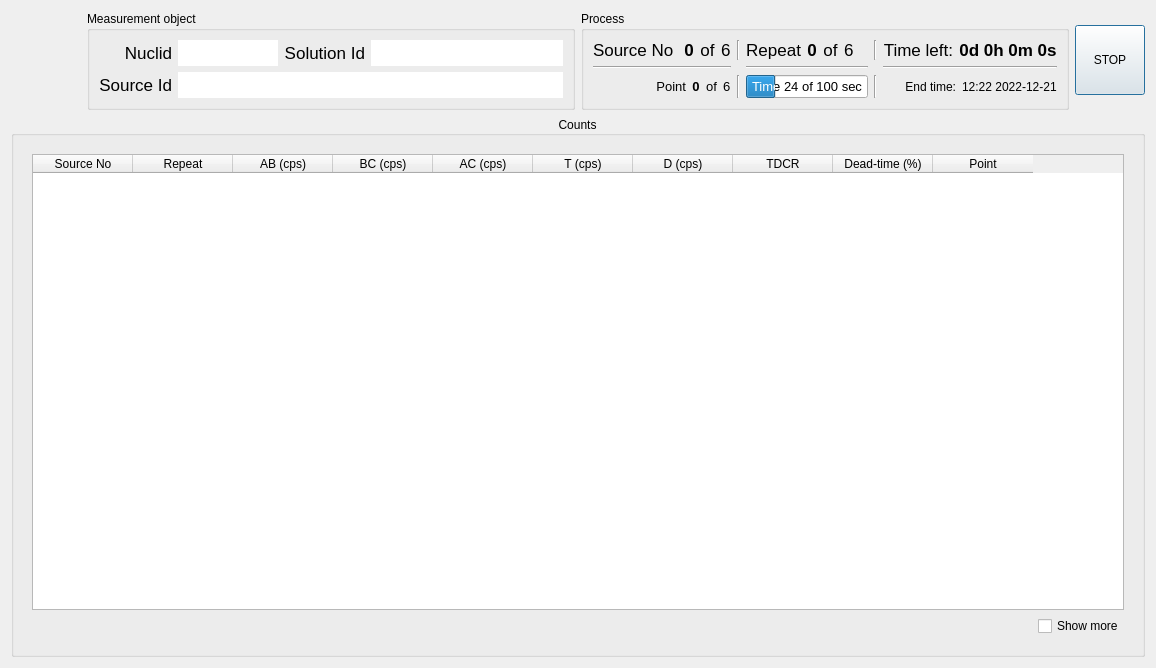
<?xml version="1.0" encoding="UTF-8"?>
<ui version="4.0">
 <class>DialogMeasurementProcess</class>
 <widget class="QDialog" name="DialogMeasurementProcess">
  <property name="geometry">
   <rect>
    <x>0</x>
    <y>0</y>
    <width>1156</width>
    <height>668</height>
   </rect>
  </property>
  <property name="windowTitle">
   <string>Measurement process - TripleReg</string>
  </property>
  <layout class="QGridLayout" name="gridLayout_7">
   <item row="0" column="0">
    <layout class="QGridLayout" name="gridLayout_3">
     <item row="0" column="0">
      <widget class="QLabel" name="logo_label">
       <property name="minimumSize">
        <size>
         <width>70</width>
         <height>60</height>
        </size>
       </property>
       <property name="maximumSize">
        <size>
         <width>70</width>
         <height>70</height>
        </size>
       </property>
       <property name="text">
        <string/>
       </property>
       <property name="pixmap">
        <pixmap resource="resources.qrc">:/logo_tripleReg.png</pixmap>
       </property>
       <property name="scaledContents">
        <bool>true</bool>
       </property>
      </widget>
     </item>
     <item row="0" column="1">
      <widget class="QGroupBox" name="groupBox_2">
       <property name="title">
        <string>Measurement object</string>
       </property>
       <layout class="QGridLayout" name="gridLayout_2">
        <item row="0" column="0">
         <widget class="QLabel" name="label_22">
          <property name="font">
           <font>
            <pointsize>13</pointsize>
           </font>
          </property>
          <property name="text">
           <string>Nuclid</string>
          </property>
          <property name="alignment">
           <set>Qt::AlignRight|Qt::AlignTrailing|Qt::AlignVCenter</set>
          </property>
         </widget>
        </item>
        <item row="0" column="1">
         <widget class="QLineEdit" name="nuclide_lineEdit">
          <property name="sizePolicy">
           <sizepolicy hsizetype="Preferred" vsizetype="Fixed">
            <horstretch>0</horstretch>
            <verstretch>0</verstretch>
           </sizepolicy>
          </property>
          <property name="maximumSize">
           <size>
            <width>100</width>
            <height>16777215</height>
           </size>
          </property>
          <property name="font">
           <font>
            <pointsize>13</pointsize>
            <weight>75</weight>
            <bold>true</bold>
           </font>
          </property>
          <property name="text">
           <string/>
          </property>
          <property name="frame">
           <bool>false</bool>
          </property>
          <property name="alignment">
           <set>Qt::AlignCenter</set>
          </property>
          <property name="readOnly">
           <bool>true</bool>
          </property>
         </widget>
        </item>
        <item row="0" column="2">
         <widget class="QLabel" name="label_23">
          <property name="font">
           <font>
            <pointsize>13</pointsize>
           </font>
          </property>
          <property name="text">
           <string>Solution Id</string>
          </property>
          <property name="alignment">
           <set>Qt::AlignRight|Qt::AlignTrailing|Qt::AlignVCenter</set>
          </property>
         </widget>
        </item>
        <item row="0" column="3">
         <widget class="QLineEdit" name="solutionId_lineEdit">
          <property name="font">
           <font>
            <pointsize>13</pointsize>
            <weight>75</weight>
            <bold>true</bold>
           </font>
          </property>
          <property name="text">
           <string/>
          </property>
          <property name="frame">
           <bool>false</bool>
          </property>
          <property name="alignment">
           <set>Qt::AlignCenter</set>
          </property>
          <property name="readOnly">
           <bool>true</bool>
          </property>
         </widget>
        </item>
        <item row="1" column="0">
         <widget class="QLabel" name="label_24">
          <property name="font">
           <font>
            <pointsize>13</pointsize>
           </font>
          </property>
          <property name="text">
           <string>Source Id</string>
          </property>
          <property name="alignment">
           <set>Qt::AlignRight|Qt::AlignTrailing|Qt::AlignVCenter</set>
          </property>
         </widget>
        </item>
        <item row="1" column="1" colspan="3">
         <widget class="QLineEdit" name="sourceId_lineEdit">
          <property name="font">
           <font>
            <pointsize>13</pointsize>
           </font>
          </property>
          <property name="frame">
           <bool>false</bool>
          </property>
          <property name="alignment">
           <set>Qt::AlignCenter</set>
          </property>
          <property name="readOnly">
           <bool>true</bool>
          </property>
         </widget>
        </item>
       </layout>
      </widget>
     </item>
     <item row="0" column="2">
      <widget class="QGroupBox" name="groupBox">
       <property name="title">
        <string>Process</string>
       </property>
       <layout class="QGridLayout" name="gridLayout">
        <item row="2" column="2">
         <widget class="QProgressBar" name="currTime_progressBar">
          <property name="font">
           <font>
            <pointsize>10</pointsize>
           </font>
          </property>
          <property name="value">
           <number>24</number>
          </property>
          <property name="alignment">
           <set>Qt::AlignCenter</set>
          </property>
          <property name="format">
           <string>Time %v of %m sec</string>
          </property>
         </widget>
        </item>
        <item row="0" column="1">
         <widget class="Line" name="line">
          <property name="orientation">
           <enum>Qt::Vertical</enum>
          </property>
         </widget>
        </item>
        <item row="2" column="1">
         <widget class="Line" name="line_2">
          <property name="orientation">
           <enum>Qt::Vertical</enum>
          </property>
         </widget>
        </item>
        <item row="0" column="0">
         <layout class="QHBoxLayout" name="horizontalLayout">
          <item>
           <widget class="QLabel" name="label">
            <property name="sizePolicy">
             <sizepolicy hsizetype="Expanding" vsizetype="Preferred">
              <horstretch>0</horstretch>
              <verstretch>0</verstretch>
             </sizepolicy>
            </property>
            <property name="font">
             <font>
              <pointsize>13</pointsize>
             </font>
            </property>
            <property name="text">
             <string>Source No </string>
            </property>
            <property name="alignment">
             <set>Qt::AlignRight|Qt::AlignTrailing|Qt::AlignVCenter</set>
            </property>
           </widget>
          </item>
          <item>
           <widget class="QLabel" name="currSource_label">
            <property name="font">
             <font>
              <pointsize>13</pointsize>
              <weight>75</weight>
              <bold>true</bold>
             </font>
            </property>
            <property name="text">
             <string>0</string>
            </property>
            <property name="alignment">
             <set>Qt::AlignCenter</set>
            </property>
           </widget>
          </item>
          <item>
           <widget class="QLabel" name="label_3">
            <property name="font">
             <font>
              <pointsize>13</pointsize>
             </font>
            </property>
            <property name="text">
             <string>of</string>
            </property>
            <property name="alignment">
             <set>Qt::AlignCenter</set>
            </property>
           </widget>
          </item>
          <item>
           <widget class="QLabel" name="maxSource_label">
            <property name="sizePolicy">
             <sizepolicy hsizetype="Preferred" vsizetype="Preferred">
              <horstretch>0</horstretch>
              <verstretch>0</verstretch>
             </sizepolicy>
            </property>
            <property name="font">
             <font>
              <pointsize>13</pointsize>
             </font>
            </property>
            <property name="text">
             <string>6</string>
            </property>
            <property name="alignment">
             <set>Qt::AlignLeading|Qt::AlignLeft|Qt::AlignVCenter</set>
            </property>
           </widget>
          </item>
         </layout>
        </item>
        <item row="0" column="2">
         <layout class="QHBoxLayout" name="horizontalLayout_3">
          <item>
           <widget class="QLabel" name="label_9">
            <property name="sizePolicy">
             <sizepolicy hsizetype="Preferred" vsizetype="Preferred">
              <horstretch>0</horstretch>
              <verstretch>0</verstretch>
             </sizepolicy>
            </property>
            <property name="font">
             <font>
              <pointsize>13</pointsize>
             </font>
            </property>
            <property name="text">
             <string>Repeat</string>
            </property>
            <property name="alignment">
             <set>Qt::AlignRight|Qt::AlignTrailing|Qt::AlignVCenter</set>
            </property>
           </widget>
          </item>
          <item>
           <widget class="QLabel" name="currRepeat_label">
            <property name="font">
             <font>
              <pointsize>13</pointsize>
              <weight>75</weight>
              <bold>true</bold>
             </font>
            </property>
            <property name="text">
             <string>0</string>
            </property>
            <property name="alignment">
             <set>Qt::AlignCenter</set>
            </property>
           </widget>
          </item>
          <item>
           <widget class="QLabel" name="label_11">
            <property name="font">
             <font>
              <pointsize>13</pointsize>
             </font>
            </property>
            <property name="text">
             <string>of</string>
            </property>
            <property name="alignment">
             <set>Qt::AlignCenter</set>
            </property>
           </widget>
          </item>
          <item>
           <widget class="QLabel" name="maxRepeat_label">
            <property name="sizePolicy">
             <sizepolicy hsizetype="Expanding" vsizetype="Preferred">
              <horstretch>0</horstretch>
              <verstretch>0</verstretch>
             </sizepolicy>
            </property>
            <property name="font">
             <font>
              <pointsize>13</pointsize>
             </font>
            </property>
            <property name="text">
             <string>6</string>
            </property>
            <property name="alignment">
             <set>Qt::AlignLeading|Qt::AlignLeft|Qt::AlignVCenter</set>
            </property>
           </widget>
          </item>
         </layout>
        </item>
        <item row="2" column="0">
         <layout class="QHBoxLayout" name="horizontalLayout_2">
          <item>
           <widget class="QLabel" name="label_5">
            <property name="sizePolicy">
             <sizepolicy hsizetype="Expanding" vsizetype="Preferred">
              <horstretch>0</horstretch>
              <verstretch>0</verstretch>
             </sizepolicy>
            </property>
            <property name="font">
             <font>
              <pointsize>10</pointsize>
             </font>
            </property>
            <property name="text">
             <string>Point</string>
            </property>
            <property name="alignment">
             <set>Qt::AlignRight|Qt::AlignTrailing|Qt::AlignVCenter</set>
            </property>
           </widget>
          </item>
          <item>
           <widget class="QLabel" name="currPoint_label">
            <property name="font">
             <font>
              <pointsize>10</pointsize>
              <weight>75</weight>
              <bold>true</bold>
             </font>
            </property>
            <property name="text">
             <string>0</string>
            </property>
            <property name="alignment">
             <set>Qt::AlignCenter</set>
            </property>
           </widget>
          </item>
          <item>
           <widget class="QLabel" name="label_7">
            <property name="font">
             <font>
              <pointsize>10</pointsize>
             </font>
            </property>
            <property name="text">
             <string>of</string>
            </property>
            <property name="alignment">
             <set>Qt::AlignCenter</set>
            </property>
           </widget>
          </item>
          <item>
           <widget class="QLabel" name="maxPoint_label">
            <property name="sizePolicy">
             <sizepolicy hsizetype="Preferred" vsizetype="Preferred">
              <horstretch>0</horstretch>
              <verstretch>0</verstretch>
             </sizepolicy>
            </property>
            <property name="font">
             <font>
              <pointsize>10</pointsize>
             </font>
            </property>
            <property name="text">
             <string>6</string>
            </property>
            <property name="alignment">
             <set>Qt::AlignLeading|Qt::AlignLeft|Qt::AlignVCenter</set>
            </property>
           </widget>
          </item>
         </layout>
        </item>
        <item row="1" column="4">
         <widget class="Line" name="line_5">
          <property name="orientation">
           <enum>Qt::Horizontal</enum>
          </property>
         </widget>
        </item>
        <item row="2" column="4">
         <layout class="QHBoxLayout" name="horizontalLayout_5">
          <item>
           <widget class="QLabel" name="label_15">
            <property name="sizePolicy">
             <sizepolicy hsizetype="Expanding" vsizetype="Preferred">
              <horstretch>0</horstretch>
              <verstretch>0</verstretch>
             </sizepolicy>
            </property>
            <property name="text">
             <string>End time:</string>
            </property>
            <property name="alignment">
             <set>Qt::AlignRight|Qt::AlignTrailing|Qt::AlignVCenter</set>
            </property>
           </widget>
          </item>
          <item>
           <widget class="QLabel" name="endTime_label">
            <property name="text">
             <string>12:22 2022-12-21</string>
            </property>
           </widget>
          </item>
         </layout>
        </item>
        <item row="0" column="4">
         <layout class="QHBoxLayout" name="horizontalLayout_4">
          <item>
           <widget class="QLabel" name="label_13">
            <property name="sizePolicy">
             <sizepolicy hsizetype="Expanding" vsizetype="Preferred">
              <horstretch>0</horstretch>
              <verstretch>0</verstretch>
             </sizepolicy>
            </property>
            <property name="font">
             <font>
              <pointsize>13</pointsize>
             </font>
            </property>
            <property name="text">
             <string>Time left:</string>
            </property>
            <property name="alignment">
             <set>Qt::AlignRight|Qt::AlignTrailing|Qt::AlignVCenter</set>
            </property>
           </widget>
          </item>
          <item>
           <widget class="QLabel" name="timeLeft_label">
            <property name="font">
             <font>
              <pointsize>13</pointsize>
              <weight>75</weight>
              <bold>true</bold>
             </font>
            </property>
            <property name="text">
             <string>0d 0h 0m 0s</string>
            </property>
            <property name="alignment">
             <set>Qt::AlignCenter</set>
            </property>
           </widget>
          </item>
         </layout>
        </item>
        <item row="1" column="2">
         <widget class="Line" name="line_4">
          <property name="orientation">
           <enum>Qt::Horizontal</enum>
          </property>
         </widget>
        </item>
        <item row="1" column="0">
         <widget class="Line" name="line_3">
          <property name="orientation">
           <enum>Qt::Horizontal</enum>
          </property>
         </widget>
        </item>
        <item row="0" column="3">
         <widget class="Line" name="line_6">
          <property name="orientation">
           <enum>Qt::Vertical</enum>
          </property>
         </widget>
        </item>
        <item row="2" column="3">
         <widget class="Line" name="line_7">
          <property name="orientation">
           <enum>Qt::Vertical</enum>
          </property>
         </widget>
        </item>
       </layout>
      </widget>
     </item>
     <item row="0" column="3">
      <widget class="QPushButton" name="stop_pushButton">
       <property name="sizePolicy">
        <sizepolicy hsizetype="Preferred" vsizetype="Preferred">
         <horstretch>0</horstretch>
         <verstretch>0</verstretch>
        </sizepolicy>
       </property>
       <property name="maximumSize">
        <size>
         <width>70</width>
         <height>70</height>
        </size>
       </property>
       <property name="text">
        <string>STOP</string>
       </property>
      </widget>
     </item>
    </layout>
   </item>
   <item row="1" column="0">
    <widget class="QGroupBox" name="groupBox_3">
     <property name="sizePolicy">
      <sizepolicy hsizetype="Expanding" vsizetype="Expanding">
       <horstretch>0</horstretch>
       <verstretch>0</verstretch>
      </sizepolicy>
     </property>
     <property name="title">
      <string>Counts</string>
     </property>
     <property name="alignment">
      <set>Qt::AlignCenter</set>
     </property>
     <layout class="QGridLayout" name="gridLayout_5">
      <item row="1" column="0" colspan="2">
       <widget class="QStackedWidget" name="stackedWidget">
        <property name="currentIndex">
         <number>0</number>
        </property>
        <widget class="QWidget" name="page">
         <layout class="QGridLayout" name="gridLayout_4">
          <item row="1" column="1">
           <widget class="QCheckBox" name="showMore1_checkBox">
            <property name="text">
             <string>Show more</string>
            </property>
            <property name="autoExclusive">
             <bool>true</bool>
            </property>
           </widget>
          </item>
          <item row="1" column="0">
           <spacer name="horizontalSpacer">
            <property name="orientation">
             <enum>Qt::Horizontal</enum>
            </property>
            <property name="sizeHint" stdset="0">
             <size>
              <width>1022</width>
              <height>20</height>
             </size>
            </property>
           </spacer>
          </item>
          <item row="0" column="0" colspan="2">
           <widget class="QTableWidget" name="short_tableWidget">
            <column>
             <property name="text">
              <string>Source No</string>
             </property>
            </column>
            <column>
             <property name="text">
              <string>Repeat</string>
             </property>
            </column>
            <column>
             <property name="text">
              <string>AB (cps)</string>
             </property>
            </column>
            <column>
             <property name="text">
              <string>BC (cps)</string>
             </property>
            </column>
            <column>
             <property name="text">
              <string>AC (cps)</string>
             </property>
            </column>
            <column>
             <property name="text">
              <string>T (cps)</string>
             </property>
            </column>
            <column>
             <property name="text">
              <string>D (cps)</string>
             </property>
            </column>
            <column>
             <property name="text">
              <string>TDCR</string>
             </property>
            </column>
            <column>
             <property name="text">
              <string>Dead-time (%)</string>
             </property>
            </column>
            <column>
             <property name="text">
              <string>Point</string>
             </property>
            </column>
           </widget>
          </item>
         </layout>
        </widget>
        <widget class="QWidget" name="page_2">
         <layout class="QGridLayout" name="gridLayout_6">
          <item row="0" column="0" colspan="2">
           <widget class="QTableWidget" name="full_tableWidget">
            <column>
             <property name="text">
              <string>Start</string>
             </property>
            </column>
            <column>
             <property name="text">
              <string>Source No</string>
             </property>
            </column>
            <column>
             <property name="text">
              <string>Point</string>
             </property>
            </column>
            <column>
             <property name="text">
              <string>Repeat</string>
             </property>
            </column>
            <column>
             <property name="text">
              <string>A (cps)</string>
             </property>
            </column>
            <column>
             <property name="text">
              <string>B (cps)</string>
             </property>
            </column>
            <column>
             <property name="text">
              <string>C (cps)</string>
             </property>
            </column>
            <column>
             <property name="text">
              <string>S (cps)</string>
             </property>
            </column>
            <column>
             <property name="text">
              <string>AB (cps)</string>
             </property>
            </column>
            <column>
             <property name="text">
              <string>BC (cps)</string>
             </property>
            </column>
            <column>
             <property name="text">
              <string>AC (cps)</string>
             </property>
            </column>
            <column>
             <property name="text">
              <string>T (cps)</string>
             </property>
            </column>
            <column>
             <property name="text">
              <string>D (cps)</string>
             </property>
            </column>
            <column>
             <property name="text">
              <string>TDCR (cps)</string>
             </property>
            </column>
            <column>
             <property name="text">
              <string>Dead-time (%)</string>
             </property>
            </column>
            <column>
             <property name="text">
              <string>Rel. 1</string>
             </property>
            </column>
            <column>
             <property name="text">
              <string>Rel. 2</string>
             </property>
            </column>
           </widget>
          </item>
          <item row="1" column="0">
           <spacer name="horizontalSpacer_2">
            <property name="orientation">
             <enum>Qt::Horizontal</enum>
            </property>
            <property name="sizeHint" stdset="0">
             <size>
              <width>1015</width>
              <height>20</height>
             </size>
            </property>
           </spacer>
          </item>
          <item row="1" column="1">
           <widget class="QCheckBox" name="showMore2_checkBox">
            <property name="text">
             <string>Show more</string>
            </property>
            <property name="checked">
             <bool>true</bool>
            </property>
            <property name="autoExclusive">
             <bool>true</bool>
            </property>
            <property name="tristate">
             <bool>false</bool>
            </property>
           </widget>
          </item>
         </layout>
        </widget>
       </widget>
      </item>
     </layout>
    </widget>
   </item>
  </layout>
 </widget>
 <resources>
  <include location="resources.qrc"/>
 </resources>
 <connections/>
</ui>
